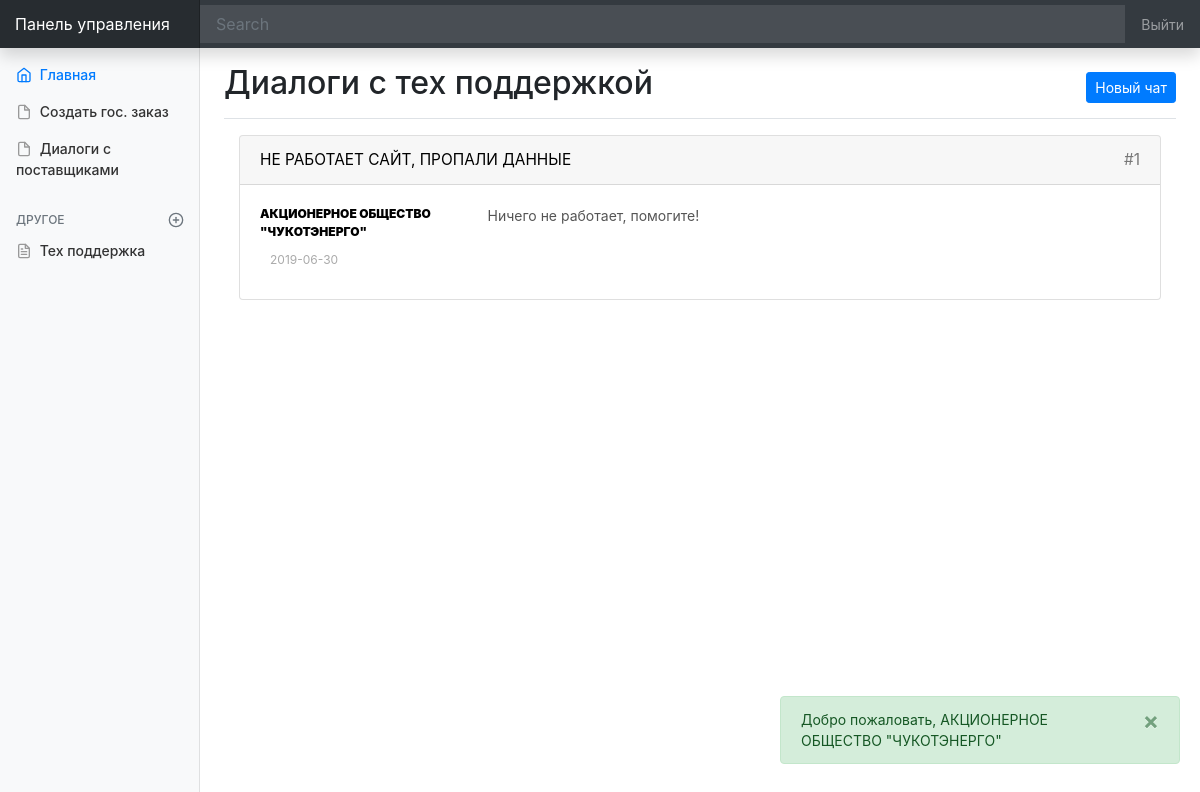
Page /gospanel/?act=sup (signed in) on the earlier database version.
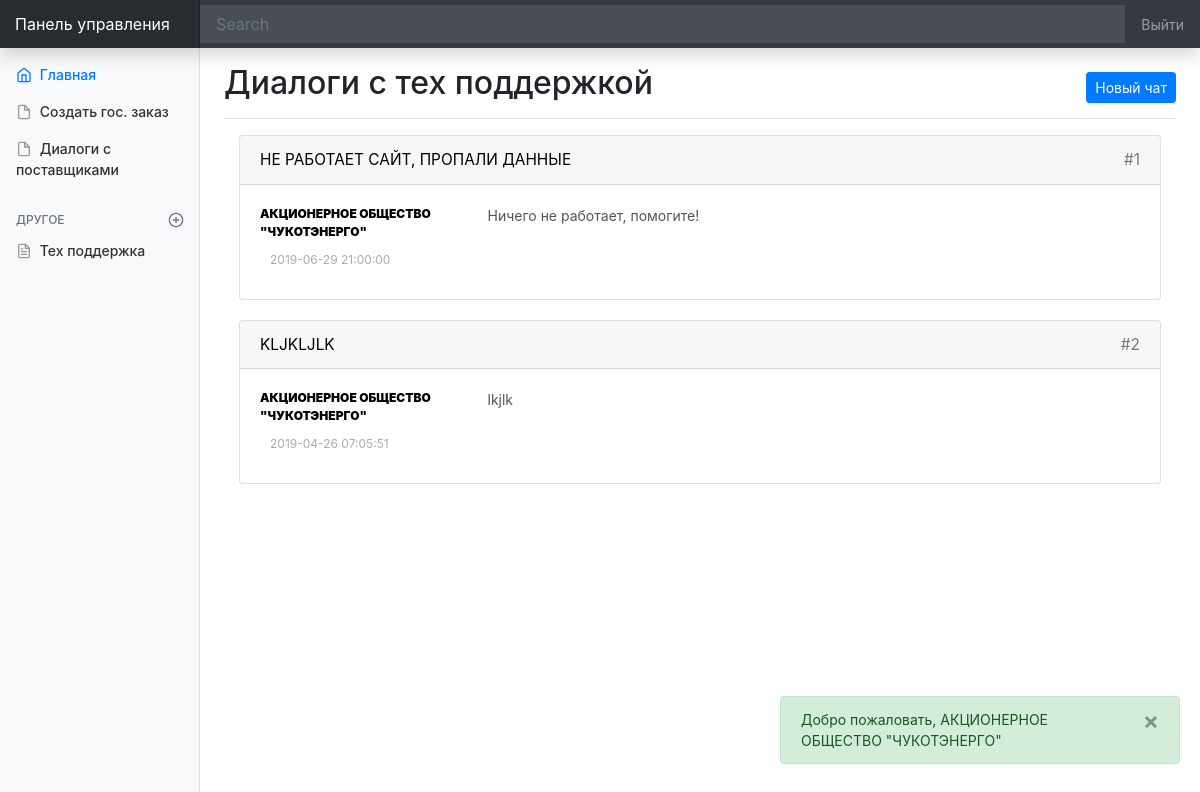
Same page on the later database version.
### tables this page shows
CREATE TABLE `support` (
  `id` int(11) NOT NULL,
  `id_user` int(11) NOT NULL,
  `id_admin` int(11) NOT NULL,
  `reason` varchar(255) NOT NULL,
  `date_created` timestamp NOT NULL DEFAULT CURRENT_TIMESTAMP,
  `status` int(11) NOT NULL
);

CREATE TABLE `orgs` (
  `id` int(11) NOT NULL,
  `title` varchar(255) NOT NULL,
  `ogrn` varchar(255) NOT NULL,
  `inn` varchar(255) NOT NULL,
  `kpp` varchar(255) NOT NULL,
  `adress` varchar(255) NOT NULL,
  `phone` varchar(255) NOT NULL,
  `email` varchar(255) NOT NULL,
  `data_reg` date NOT NULL,
  `password` varchar(255) NOT NULL
);

### gospanel/templates/dialog.php (the view, shortened to what this page needs)
<main role="main" class="col-md-9 ml-sm-auto col-lg-10 px-4">
<div class="main_container">
  <div class="d-flex justify-content-between flex-wrap flex-md-nowrap align-items-center pt-3 pb-2 mb-3 border-bottom">
    <h1 class="h2"><?=$title?></h1>
    <div class="btn-toolbar mb-2 mb-md-0">
      <button  type="button" class="btn btn-sm btn-primary " data-toggle="modal" data-target="#exampleModal">
        Новый чат
      </button>
    </div>
  </div>
    <div class="col-12">
        <?for ($i=0;$i<count($supportDialodsData);$i++){?>
        <a href="?act=dialogDetail&support=<?=$supportDialodsData[$i]['id']?>" style="text-decoration:none; color:black;">
        <div class="card" style="margin-bottom:20px;">
          <div class="card-header">
             <?=$supportDialodsData[$i]['reason']?>
            <div style="float:right;color:#777;">#<?=$supportDialodsData[$i]['id']?></div>
          </div>
          <div class="card-body">
              <div class="row">
                <div class="col-3">
                  <div class="">
                    <div class="black_bold_title">
                        <b> <?=$supportDialodsData[$i]['fio']?></b>
                      </div>
                      <div class="item_date_block">
                        <div class="gray_title">
                              <?=$supportDialodsData[$i]['date_created']?>
                        </div>
                      </div>
                  </div>
                  </div>
                <div class="col-9">
                  <div class="">
                      <div class="" style="color:#555;">
                      <?=$supportDialodsData[$i]['text']?>
                      </div>
                  </div>
                </div>
              </div>
            </div>
        </div>
        </a>
        <?}?>
    </div>
    </div>
</main>

Differences in the rows shown:
changed support "НЕ РАБОТАЕТ САЙТ, ПРОПАЛИ ДАННЫЕ": date_created "2019-06-30" → "2019-06-29 21:00:00"
added support: reason "KLJKLJLK", id "2", orgs.title "АКЦИОНЕРНОЕ ОБЩЕСТВО \"ЧУКОТЭНЕРГО\"", date_created "2019-04-26 07:05:51", text "lkjlk"
